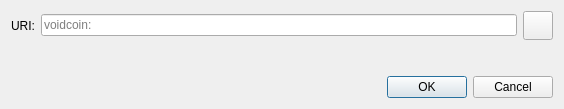
<?xml version="1.0" encoding="UTF-8"?>
<ui version="4.0">
 <class>OpenURIDialog</class>
 <widget class="QDialog" name="OpenURIDialog">
  <property name="geometry">
   <rect>
    <x>0</x>
    <y>0</y>
    <width>564</width>
    <height>109</height>
   </rect>
  </property>
  <property name="windowTitle">
   <string>Open voidcoin URI</string>
  </property>
  <layout class="QVBoxLayout" name="verticalLayout">
   <item>
    <layout class="QHBoxLayout" name="horizontalLayout">
     <item>
      <widget class="QLabel" name="label">
       <property name="text">
        <string>URI:</string>
       </property>
      </widget>
     </item>
     <item>
      <widget class="QValidatedLineEdit" name="uriEdit">
       <property name="placeholderText">
        <string notr="true">voidcoin:</string>
       </property>
      </widget>
     </item>
     <item>
      <widget class="QToolButton" name="pasteButton">
       <property name="toolTip">
        <string extracomment="Tooltip text for button that allows you to paste an address that is in your clipboard.">Paste address from clipboard</string>
       </property>
       <property name="text">
        <string/>
       </property>
       <property name="icon">
        <iconset resource="../voidcoin.qrc">
         <normaloff>:/icons/editpaste</normaloff>:/icons/editpaste
        </iconset>
       </property>
       <property name="iconSize">
        <size>
         <width>22</width>
         <height>22</height>
        </size>
       </property>
      </widget>
     </item>
    </layout>
   </item>
   <item>
    <spacer name="verticalSpacer">
     <property name="orientation">
      <enum>Qt::Vertical</enum>
     </property>
     <property name="sizeHint" stdset="0">
      <size>
       <width>20</width>
       <height>40</height>
      </size>
     </property>
    </spacer>
   </item>
   <item>
    <widget class="QDialogButtonBox" name="buttonBox">
     <property name="orientation">
      <enum>Qt::Horizontal</enum>
     </property>
     <property name="standardButtons">
      <set>QDialogButtonBox::Cancel|QDialogButtonBox::Ok</set>
     </property>
    </widget>
   </item>
  </layout>
 </widget>
 <customwidgets>
  <customwidget>
   <class>QValidatedLineEdit</class>
   <extends>QLineEdit</extends>
   <header>qt/qvalidatedlineedit.h</header>
  </customwidget>
 </customwidgets>
 <resources/>
 <connections>
  <connection>
   <sender>buttonBox</sender>
   <signal>accepted()</signal>
   <receiver>OpenURIDialog</receiver>
   <slot>accept()</slot>
   <hints>
    <hint type="sourcelabel">
     <x>248</x>
     <y>254</y>
    </hint>
    <hint type="destinationlabel">
     <x>157</x>
     <y>274</y>
    </hint>
   </hints>
  </connection>
  <connection>
   <sender>buttonBox</sender>
   <signal>rejected()</signal>
   <receiver>OpenURIDialog</receiver>
   <slot>reject()</slot>
   <hints>
    <hint type="sourcelabel">
     <x>316</x>
     <y>260</y>
    </hint>
    <hint type="destinationlabel">
     <x>286</x>
     <y>274</y>
    </hint>
   </hints>
  </connection>
 </connections>
</ui>
